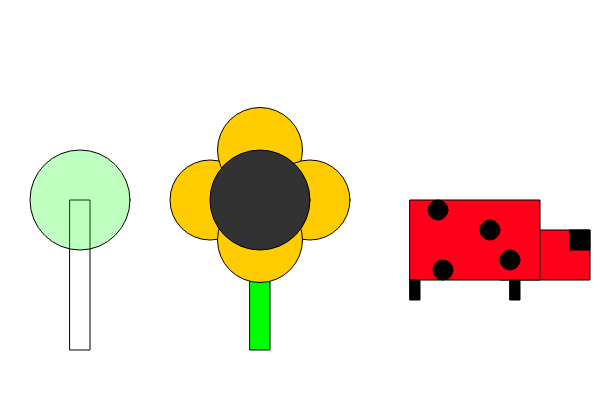
Frame 1 (no input)
Frame 60 (no input): identical to frame 1, image omitted
Frame 120 (the mouse pressed at the canvas centre since frame 60): identical to frame 1, image omitted

The p5.js sketch that drew this single still picture (run headless with seeded random() and noise() and a simulated clock; from frame 60 on, the mouse is pressed at the canvas centre):

// p5.js sketch
// ── sketch.js
function setup() {
  createCanvas(600, 400);
}

function draw() {
  background(255);
  
  fill(255);
  rect(70, 200, 20, 150);
  
  fill('rgba(0,255,0, 0.25)')
  ellipse(80, 200, 100, 100);
  
  fill('rgb(0,255,0)');
  rect(250, 200, 20, 150);
  
  fill(255, 204, 0);
  ellipse(210, 200, 80, 80);
  
  ellipse(260, 150, 85, 85);
  
  ellipse(310, 200, 80, 80);
  
  ellipse(260, 240, 85, 85);
  
  fill(50);
  ellipse(260, 200, 100, 100);
  
  fill('rgb(100%,0%,10%)');
  rect(500, 230, 90, 50);
  rect(410, 200, 130, 80);
  fill(0);
  rect(570, 230, 20, 20);
  rect(410, 280, 10, 20);
  rect(510, 280, 10, 20);
  
  fill(0);
  ellipse( 443, 270, 20, 20);
  ellipse( 490, 230, 20, 20);
  ellipse( 438, 210, 20, 20);
  ellipse( 510, 260, 20, 20);
}
